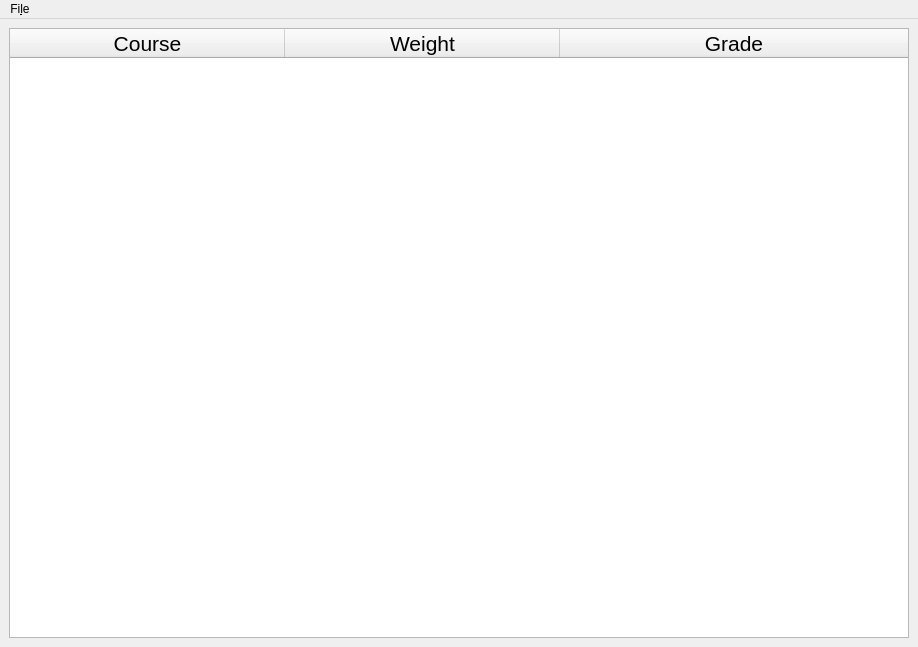
<?xml version="1.0" encoding="UTF-8"?>
<ui version="4.0">
 <class>MainWindow</class>
 <widget class="QMainWindow" name="MainWindow">
  <property name="geometry">
   <rect>
    <x>0</x>
    <y>0</y>
    <width>912</width>
    <height>647</height>
   </rect>
  </property>
  <property name="windowTitle">
   <string>MainWindow</string>
  </property>
  <widget class="QWidget" name="centralwidget">
   <layout class="QVBoxLayout" name="verticalLayout">
    <item>
     <widget class="QTreeWidget" name="treeWidget">
      <property name="sizePolicy">
       <sizepolicy hsizetype="Expanding" vsizetype="Expanding">
        <horstretch>0</horstretch>
        <verstretch>0</verstretch>
       </sizepolicy>
      </property>
      <property name="minimumSize">
       <size>
        <width>900</width>
        <height>600</height>
       </size>
      </property>
      <property name="font">
       <font>
        <pointsize>16</pointsize>
        <weight>50</weight>
        <bold>false</bold>
        <strikeout>false</strikeout>
       </font>
      </property>
      <property name="cursor" stdset="0">
       <cursorShape>ArrowCursor</cursorShape>
      </property>
      <property name="mouseTracking">
       <bool>false</bool>
      </property>
      <property name="contextMenuPolicy">
       <enum>Qt::NoContextMenu</enum>
      </property>
      <property name="autoFillBackground">
       <bool>false</bool>
      </property>
      <property name="frameShadow">
       <enum>QFrame::Sunken</enum>
      </property>
      <property name="sizeAdjustPolicy">
       <enum>QAbstractScrollArea::AdjustToContents</enum>
      </property>
      <property name="alternatingRowColors">
       <bool>true</bool>
      </property>
      <property name="selectionBehavior">
       <enum>QAbstractItemView::SelectItems</enum>
      </property>
      <property name="uniformRowHeights">
       <bool>false</bool>
      </property>
      <property name="animated">
       <bool>true</bool>
      </property>
      <property name="wordWrap">
       <bool>true</bool>
      </property>
      <attribute name="headerCascadingSectionResizes">
       <bool>false</bool>
      </attribute>
      <attribute name="headerDefaultSectionSize">
       <number>275</number>
      </attribute>
      <attribute name="headerMinimumSectionSize">
       <number>50</number>
      </attribute>
      <attribute name="headerStretchLastSection">
       <bool>true</bool>
      </attribute>
      <column>
       <property name="text">
        <string>Course</string>
       </property>
       <property name="textAlignment">
        <set>AlignCenter</set>
       </property>
      </column>
      <column>
       <property name="text">
        <string>Weight</string>
       </property>
       <property name="textAlignment">
        <set>AlignCenter</set>
       </property>
      </column>
      <column>
       <property name="text">
        <string>Grade</string>
       </property>
       <property name="textAlignment">
        <set>AlignCenter</set>
       </property>
      </column>
     </widget>
    </item>
   </layout>
  </widget>
  <widget class="QMenuBar" name="menubar">
   <property name="geometry">
    <rect>
     <x>0</x>
     <y>0</y>
     <width>912</width>
     <height>35</height>
    </rect>
   </property>
   <widget class="QMenu" name="menuFile">
    <property name="title">
     <string>Fi&amp;le</string>
    </property>
    <addaction name="actionNew"/>
    <addaction name="actionOpen"/>
    <addaction name="actionClose"/>
    <addaction name="separator"/>
    <addaction name="actionSave"/>
    <addaction name="actionSave_as"/>
   </widget>
   <addaction name="menuFile"/>
  </widget>
  <action name="actionOpen">
   <property name="text">
    <string>&amp;Open</string>
   </property>
   <property name="shortcut">
    <string>Ctrl+O</string>
   </property>
  </action>
  <action name="actionClose">
   <property name="text">
    <string>&amp;Close</string>
   </property>
  </action>
  <action name="actionNew">
   <property name="text">
    <string>&amp;New</string>
   </property>
  </action>
  <action name="actionSave">
   <property name="text">
    <string>&amp;Save</string>
   </property>
   <property name="shortcut">
    <string>Ctrl+S</string>
   </property>
  </action>
  <action name="actionSave_as">
   <property name="text">
    <string>Sa&amp;ve as...</string>
   </property>
   <property name="shortcut">
    <string>Ctrl+Shift+S</string>
   </property>
  </action>
 </widget>
 <resources/>
 <connections/>
</ui>
